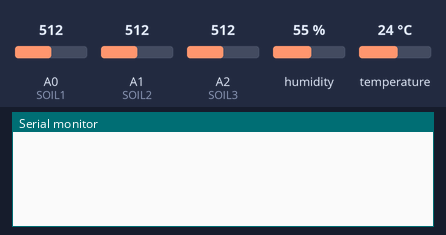
A sketch run on a simulated Arduino Uno, built with avr-gcc and run on an emulated ATmega328P. Parts: the last lines printed to the serial monitor. The inputs (shaded band) are chosen by the test bench; at power-on: humidity 55 %, temperature 24 °C, A0 (SOIL1) = 512, A1 (SOIL2) = 512, A2 (SOIL3) = 512.

Above: at 1.2 s.
1.3 s: humidity set to 22 %
At 15.3 s:
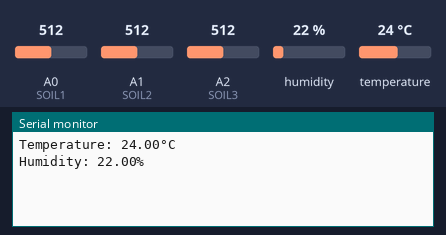
23.8 s: temperature set to 12 °C
At 30.3 s:
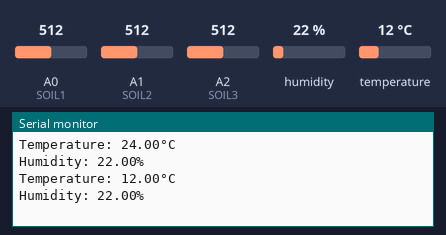
46.3 s: humidity set to 40 %
At 60.4 s:
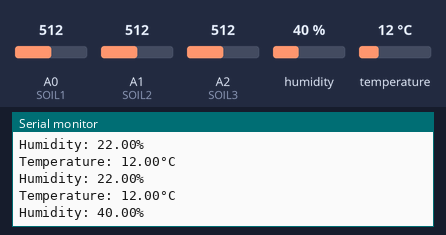

Measured:
- after the input at 1.3 s, the serial monitor: prints a new line after 13.7 s (image 1)
- after the input at 23.8 s, the serial monitor: prints a new line after 6.2 s (image 2)
- after the input at 46.3 s, the serial monitor: prints a new line after 13.7 s (image 3)

The sketch:

arduino_code_esp.ino
```cpp
#include <Adafruit_Sensor.h> //Library for Adafruit sensors , we are using for DHT
#include <DHT_U.h>
#include <SoftwareSerial.h>
#define DHTPIN 4
// Uncomment whatever type you're using!
#define DHTTYPE DHT11 // DHT 11
//#define DHTTYPE DHT22 // DHT 22 (AM2302), AM2321
//#define DHTTYPE DHT21 // DHT 21 (AM2301)
#define SOIL1 A0
#define SOIL2 A1
#define SOIL3 A2
SoftwareSerial espSerial(5, 6);
DHT_Unified dht(DHTPIN, DHTTYPE);
String str = "";
String msgStr = "";
float humi_buffer = 0 ; ;
float soil_buffer = 0 ;
float tb_humi = 0 ;
float tb_soil = 0 ;
int time_soil = 0 ;
String status_a = "AUTO";
unsigned long previousMillis = 0;
const long interval = 15000;
unsigned long pre = 0;
unsigned long pre_2 = 0 ;
const long count = 1000;
float temp, hum, soil1, soil2, soil3;
int i = 0 ;
void setup() {
  Serial.begin(115200);
  espSerial.begin(115200);
  dht.begin();
  // get temperature sensor details.
  sensor_t sensor;
  pinMode(soil1,INPUT);
  pinMode(soil2,INPUT);
  pinMode(soil3,INPUT);
  dht.temperature().getSensor(&sensor);
  dht.humidity().getSensor(&sensor);
}
void loop()
{
  //  process_come();
  read_dht();
  //  if(status_a = "AUTO"){
  //      automatic();
  //  }
}


//---------------------
void read_dht() {
  unsigned long currentMillis = millis(); //read current time
  if (currentMillis - previousMillis >= interval) { //if current time - last time > 5 sec
    previousMillis = currentMillis;
    //read temp and humidity
    sensors_event_t event;
    dht.temperature().getEvent(&event);
    if (isnan(event.temperature)) {
      //   Serial.println(F("Error reading temperature!"));
      temp = 0 ;
    }
    else {
      Serial.print(F("Temperature: "));
      temp = event.temperature;
      Serial.print(temp);
      Serial.println(F("°C"));
    }
    // Get humidity event and print its value.
    dht.humidity().getEvent(&event);
    if (isnan(event.relative_humidity)) {
       Serial.println(F("Error reading humidity!"));
      hum = 0 ;
    }
    else {
      Serial.print(F("Humidity: "));
      hum = event.relative_humidity;
      Serial.print(hum);
      Serial.println(F("%"));
    }
    soil1 = analogRead(SOIL1);
    soil2 = analogRead(SOIL2);
    soil3 = analogRead(SOIL3);
    int soil1_percent = map(soil1, 0, 1023, 0, 100);
    int soil2_percent = map(soil2, 0, 1023, 0, 100);
    int soil3_percent = map(soil3, 0, 1023, 0, 100);
    msgStr =  String(temp) + ":" + String(hum) + ":" + String(soil1_percent) + ":" + String(soil2_percent) + ":" + String(soil3_percent) ;
    byte arrSize = msgStr.length() + 1;
    char msg[arrSize];
    msgStr.toCharArray(msg, arrSize);
    espSerial.print(msg);
  }
}


    //!ID:<Temp>:<Humi>:<soil1>:<soil2>:<soil3>#
```
